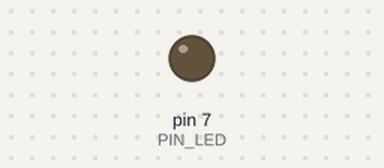
Recording of a sketch running on a simulated Arduino Uno, built with avr-gcc and run on an emulated ATmega328P. Shown: output pins drawn as LEDs (lit = HIGH). Dashed ring = blinking. At 2.0 s the program stops and its outputs stay as they are.

Above: at 0.5 s.
At 1.85 s:
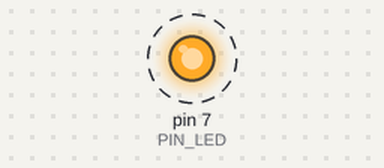
Timing chart, 0 to 3.0 s (numbered marks = the images above):
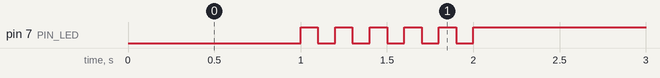

The sketch:

05_practice_2.ino
```cpp
#define PIN_LED 7
unsigned int a;

void setup() {
  pinMode(PIN_LED, OUTPUT);
  a = 1;
}

void loop() {
  while (a == 1) {
    digitalWrite(PIN_LED, 0);
    delay(1000);
    a = 0;
  }
  for (int i=1;i<=5;i++) {
    digitalWrite(PIN_LED, 1);
    delay(100);
    digitalWrite(PIN_LED, 0);
    delay(100);
  }
  while(1) {
    digitalWrite(PIN_LED, 1);
  }
}
```

Measured:
- by itself, pin 7 (PIN_LED): alternates HIGH for 0.10 s and LOW for 0.10 s, 11 changes in all, then stays HIGH
